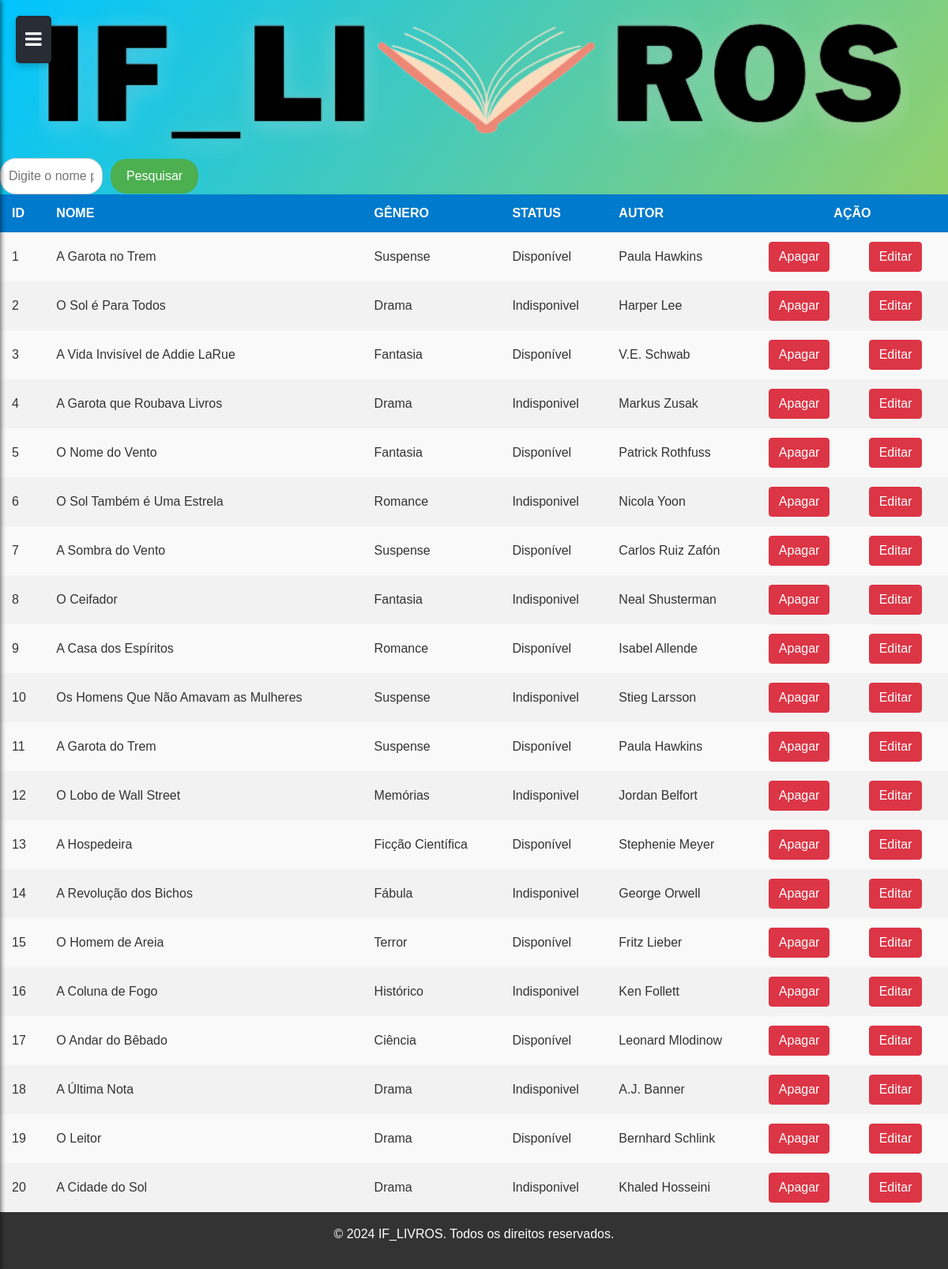
The page /lista_livros.php (signed in) on the database its author committed.
### tables this page shows
CREATE TABLE IF NOT EXISTS `livro` (
  `idlivros` INT NOT NULL AUTO_INCREMENT,
  `nome` VARCHAR(45) NOT NULL,
  `genero` VARCHAR(45) NOT NULL,
  `status` VARCHAR(45) NOT NULL,
  `autor` VARCHAR(45) NOT NULL,
  PRIMARY KEY (`idlivros`));

### public/lista_livros.php (the view, shortened to what this page needs)
<?php
if (isset($_GET['valor'])) {
    $valor = $_GET['valor'];
} else {
    $valor = '';
}
?>
<!DOCTYPE html>
<html lang="pt-br">
<head>
    <link rel="stylesheet" href="https://cdnjs.cloudflare.com/ajax/libs/font-awesome/6.0.0-beta3/css/all.min.css">
    <link rel="stylesheet" href="https://maxcdn.bootstrapcdn.com/bootstrap/4.5.2/css/bootstrap.min.css">
    <link rel="stylesheet" href="https://cdnjs.cloudflare.com/ajax/libs/animate.css/4.1.1/animate.min.css" />
    <link rel="stylesheet" href="../public/css/styles.css">
    <link rel="stylesheet" href="../public/css/header.css">
</head>
<body>
    <img src="../public/assets/logo.png" alt="logo do site" id="logo">
    <form action="listalivros.php" method="get" class="form-pesquisa">
        <div class="search-wrapper">
            <input type="text" name="valor" id="valor" class="campo-pesquisa" value="<?php echo htmlspecialchars($valor); ?>" placeholder="Digite o nome para pesquisar">
        </div>
        <button type="submit" class="botao-pesquisa">Pesquisar</button>
    </form>
    <table>
        <thead>
            <tr>
                <th>ID</th>
                <th>NOME</th>
                <th>GÊNERO</th>
                <th>STATUS</th>
                <th>AUTOR</th>
                <th colspan="2" id="acao">AÇÃO</th>
            </tr>
        </thead>
        <tbody>
        <?php
        require_once "../controle/conexao.php";
            if ($valor) {
                $sql = "SELECT * FROM livro WHERE nome LIKE '%$valor%'";
                $resultados = mysqli_query($conexao, $sql);
                if (mysqli_num_rows($resultados) == 0) {
                    echo "<tr><td colspan='7'>Não foram encontrados resultados.</td></tr>";
                } else {
                    while ($linha = mysqli_fetch_array($resultados)) {
                        echo "<tr>";
                        echo "<td>{$linha['idlivros']}</td>";
                        echo "<td>{$linha['nome']}</td>";
                        echo "<td>{$linha['genero']}</td>";
                        echo "<td>{$linha['status']}</td>";
                        echo "<td>{$linha['autor']}</td>";
                        echo "<td><a href='../controle/deletar/deletar_livros.php?id={$linha['idlivros']}' class='btn btn-danger'>Apagar</a></td>";
                        echo "<td><a href='cadastro_livros.php?id={$linha['idlivros']}' class='btn btn-danger'>Editar</a></td>";
                        echo "</tr>";
                    }
                }
            } else {
                $sql = "SELECT * FROM livro";
                $resultados = mysqli_query($conexao, $sql);
                while ($linha = mysqli_fetch_array($resultados)) {
                    echo "<tr>";
                    echo "<td>{$linha['idlivros']}</td>";
                    echo "<td>{$linha['nome']}</td>";
                    echo "<td>{$linha['genero']}</td>";
                    echo "<td>{$linha['status']}</td>";
                    echo "<td>{$linha['autor']}</td>";
                    echo "<td><a href='../controle/deletar/deletar_livros.php?id={$linha['idlivros']}' class='btn btn-danger'>Apagar</a></td>";
                    echo "<td><a href='cadastro_livro.php?id={$linha['idlivros']}' class='btn btn-danger'>Editar</a></td>";
                    echo "</tr>";
                }
            }
            ?>
        </tbody>
    </table>
</body>
</html>

### public/css/styles.css (style rules this page uses)
body { font-family: Arial, sans-serif; background: linear-gradient(to bottom right, #00c4ff, #ffd900); margin: 0; padding: 0; color: #333; }
.form-pesquisa { display: flex; align-items: center; }
.campo-pesquisa { width: 130px; padding: 10px; border-radius: 20px; border: 1px solid #ccc; font-size: 16px; transition: width 0.4s ease-in-out; }
.botao-pesquisa { padding: 10px 20px; margin-left: 10px; border-radius: 20px; background-color: #4CAF50; color: white; border: none; cursor: pointer; }
#logo { max-height: 200px; width: 100%; height: auto; display: block; margin: auto; object-fit: contain; }
table { width: 100%; border-collapse: collapse; font-family: 'Poppins', sans-serif; background-color: #f9f9f9; box-shadow: 0 4px 8px rgba(0, 0, 0, 0.1); border-radius: 8px; }
thead { background-color: #007acc; color: white; font-weight: bold; text-transform: uppercase; }
th, td { padding: 12px 15px; border: none; text-align: left; }
tr:nth-child(even) { background-color: #f2f2f2; }
footer { background: #333; color: #fff; text-align: center; padding: 1rem; position: relative; bottom: 0; width: auto; }
#acao { text-align: center; }

### public/css/header.css (style rules this page uses)
.fa { color: white; }
.off-menu-btn { position: fixed; top: 20px; left: 20px; background-color: #282c34; color: white; border: none; padding: 12px; font-size: 24px; cursor: pointer; border-radius: 5px; box-shadow: 0 4px 8px rgba(0, 0, 0, 0.2); transition: 0.3s; }

### rows shown on the page
livro: idlivros "1", nome "A Garota no Trem", genero "Suspense", status "Disponível", autor "Paula Hawkins"
livro: idlivros "2", nome "O Sol é Para Todos", genero "Drama", status "Indisponivel", autor "Harper Lee"
livro: idlivros "3", nome "A Vida Invisível de Addie LaRue", genero "Fantasia", status "Disponível", autor "V.E. Schwab"
livro: idlivros "4", nome "A Garota que Roubava Livros", genero "Drama", status "Indisponivel", autor "Markus Zusak"
livro: idlivros "5", nome "O Nome do Vento", genero "Fantasia", status "Disponível", autor "Patrick Rothfuss"
livro: idlivros "6", nome "O Sol Também é Uma Estrela", genero "Romance", status "Indisponivel", autor "Nicola Yoon"
livro: idlivros "7", nome "A Sombra do Vento", genero "Suspense", status "Disponível", autor "Carlos Ruiz Zafón"
livro: idlivros "8", nome "O Ceifador", genero "Fantasia", status "Indisponivel", autor "Neal Shusterman"
livro: idlivros "9", nome "A Casa dos Espíritos", genero "Romance", status "Disponível", autor "Isabel Allende"
livro: idlivros "10", nome "Os Homens Que Não Amavam as Mulheres", genero "Suspense", status "Indisponivel", autor "Stieg Larsson"
livro: idlivros "11", nome "A Garota do Trem", genero "Suspense", status "Disponível", autor "Paula Hawkins"
livro: idlivros "12", nome "O Lobo de Wall Street", genero "Memórias", status "Indisponivel", autor "Jordan Belfort"
livro: idlivros "13", nome "A Hospedeira", genero "Ficção Científica", status "Disponível", autor "Stephenie Meyer"
livro: idlivros "14", nome "A Revolução dos Bichos", genero "Fábula", status "Indisponivel", autor "George Orwell"
livro: idlivros "15", nome "O Homem de Areia", genero "Terror", status "Disponível", autor "Fritz Lieber"
livro: idlivros "16", nome "A Coluna de Fogo", genero "Histórico", status "Indisponivel", autor "Ken Follett"
livro: idlivros "17", nome "O Andar do Bêbado", genero "Ciência", status "Disponível", autor "Leonard Mlodinow"
livro: idlivros "18", nome "A Última Nota", genero "Drama", status "Indisponivel", autor "A.J. Banner"
livro: idlivros "19", nome "O Leitor", genero "Drama", status "Disponível", autor "Bernhard Schlink"
livro: idlivros "20", nome "A Cidade do Sol", genero "Drama", status "Indisponivel", autor "Khaled Hosseini"
